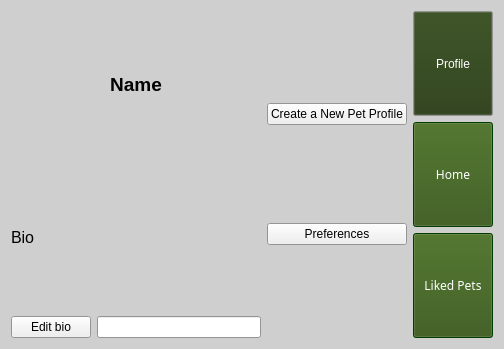
<?xml version="1.0" encoding="UTF-8"?>
<ui version="4.0">
 <class>ProfilePage</class>
 <widget class="QWidget" name="ProfilePage">
  <property name="geometry">
   <rect>
    <x>0</x>
    <y>0</y>
    <width>504</width>
    <height>349</height>
   </rect>
  </property>
  <property name="palette">
   <palette>
    <active>
     <colorrole role="Base">
      <brush brushstyle="SolidPattern">
       <color alpha="255">
        <red>255</red>
        <green>255</green>
        <blue>255</blue>
       </color>
      </brush>
     </colorrole>
     <colorrole role="Window">
      <brush brushstyle="SolidPattern">
       <color alpha="255">
        <red>207</red>
        <green>207</green>
        <blue>207</blue>
       </color>
      </brush>
     </colorrole>
    </active>
    <inactive>
     <colorrole role="Base">
      <brush brushstyle="SolidPattern">
       <color alpha="255">
        <red>255</red>
        <green>255</green>
        <blue>255</blue>
       </color>
      </brush>
     </colorrole>
     <colorrole role="Window">
      <brush brushstyle="SolidPattern">
       <color alpha="255">
        <red>207</red>
        <green>207</green>
        <blue>207</blue>
       </color>
      </brush>
     </colorrole>
    </inactive>
    <disabled>
     <colorrole role="Base">
      <brush brushstyle="SolidPattern">
       <color alpha="255">
        <red>207</red>
        <green>207</green>
        <blue>207</blue>
       </color>
      </brush>
     </colorrole>
     <colorrole role="Window">
      <brush brushstyle="SolidPattern">
       <color alpha="255">
        <red>207</red>
        <green>207</green>
        <blue>207</blue>
       </color>
      </brush>
     </colorrole>
    </disabled>
   </palette>
  </property>
  <property name="windowTitle">
   <string>Form</string>
  </property>
  <property name="autoFillBackground">
   <bool>false</bool>
  </property>
  <layout class="QHBoxLayout" name="horizontalLayout">
   <item>
    <layout class="QHBoxLayout" name="mainLayout" stretch="2,1,0">
     <item>
      <layout class="QVBoxLayout" name="infoLayout">
       <item>
        <widget class="QLabel" name="userName">
         <property name="font">
          <font>
           <pointsize>14</pointsize>
           <weight>75</weight>
           <bold>true</bold>
          </font>
         </property>
         <property name="text">
          <string>Name</string>
         </property>
         <property name="alignment">
          <set>Qt::AlignCenter</set>
         </property>
        </widget>
       </item>
       <item>
        <widget class="QLabel" name="userBio">
         <property name="font">
          <font>
           <pointsize>12</pointsize>
          </font>
         </property>
         <property name="text">
          <string>Bio</string>
         </property>
        </widget>
       </item>
       <item>
        <layout class="QHBoxLayout" name="horizontalLayout_3">
         <item>
          <widget class="QPushButton" name="editBioButton">
           <property name="text">
            <string>Edit bio</string>
           </property>
          </widget>
         </item>
         <item>
          <widget class="QLineEdit" name="bioEdit"/>
         </item>
        </layout>
       </item>
      </layout>
     </item>
     <item>
      <layout class="QGridLayout" name="buttonsLayout">
       <item row="1" column="0">
        <widget class="QPushButton" name="PrefsButton">
         <property name="text">
          <string>Preferences</string>
         </property>
        </widget>
       </item>
       <item row="0" column="0">
        <widget class="QPushButton" name="addPetButton">
         <property name="text">
          <string>Create a New Pet Profile</string>
         </property>
        </widget>
       </item>
      </layout>
     </item>
     <item>
      <layout class="QVBoxLayout" name="verticalLayout">
       <item>
        <widget class="QPushButton" name="pushButton">
         <property name="maximumSize">
          <size>
           <width>10000</width>
           <height>10000</height>
          </size>
         </property>
         <property name="palette">
          <palette>
           <active>
            <colorrole role="Button">
             <brush brushstyle="SolidPattern">
              <color alpha="255">
               <red>38</red>
               <green>59</green>
               <blue>18</blue>
              </color>
             </brush>
            </colorrole>
            <colorrole role="ButtonText">
             <brush brushstyle="SolidPattern">
              <color alpha="255">
               <red>255</red>
               <green>255</green>
               <blue>255</blue>
              </color>
             </brush>
            </colorrole>
           </active>
           <inactive>
            <colorrole role="Button">
             <brush brushstyle="SolidPattern">
              <color alpha="255">
               <red>38</red>
               <green>59</green>
               <blue>18</blue>
              </color>
             </brush>
            </colorrole>
            <colorrole role="ButtonText">
             <brush brushstyle="SolidPattern">
              <color alpha="255">
               <red>255</red>
               <green>255</green>
               <blue>255</blue>
              </color>
             </brush>
            </colorrole>
           </inactive>
           <disabled>
            <colorrole role="Button">
             <brush brushstyle="SolidPattern">
              <color alpha="255">
               <red>38</red>
               <green>59</green>
               <blue>18</blue>
              </color>
             </brush>
            </colorrole>
            <colorrole role="ButtonText">
             <brush brushstyle="SolidPattern">
              <color alpha="255">
               <red>190</red>
               <green>190</green>
               <blue>190</blue>
              </color>
             </brush>
            </colorrole>
           </disabled>
          </palette>
         </property>
         <property name="text">
          <string>Profile</string>
         </property>
        </widget>
       </item>
       <item>
        <widget class="QPushButton" name="homeButton">
         <property name="maximumSize">
          <size>
           <width>10000</width>
           <height>10000</height>
          </size>
         </property>
         <property name="palette">
          <palette>
           <active>
            <colorrole role="WindowText">
             <brush brushstyle="SolidPattern">
              <color alpha="255">
               <red>255</red>
               <green>255</green>
               <blue>255</blue>
              </color>
             </brush>
            </colorrole>
            <colorrole role="Button">
             <brush brushstyle="SolidPattern">
              <color alpha="255">
               <red>50</red>
               <green>85</green>
               <blue>19</blue>
              </color>
             </brush>
            </colorrole>
            <colorrole role="Light">
             <brush brushstyle="SolidPattern">
              <color alpha="255">
               <red>0</red>
               <green>127</green>
               <blue>0</blue>
              </color>
             </brush>
            </colorrole>
            <colorrole role="Midlight">
             <brush brushstyle="SolidPattern">
              <color alpha="255">
               <red>0</red>
               <green>106</green>
               <blue>0</blue>
              </color>
             </brush>
            </colorrole>
            <colorrole role="Dark">
             <brush brushstyle="SolidPattern">
              <color alpha="255">
               <red>0</red>
               <green>42</green>
               <blue>0</blue>
              </color>
             </brush>
            </colorrole>
            <colorrole role="Mid">
             <brush brushstyle="SolidPattern">
              <color alpha="255">
               <red>0</red>
               <green>56</green>
               <blue>0</blue>
              </color>
             </brush>
            </colorrole>
            <colorrole role="Text">
             <brush brushstyle="SolidPattern">
              <color alpha="255">
               <red>255</red>
               <green>255</green>
               <blue>255</blue>
              </color>
             </brush>
            </colorrole>
            <colorrole role="BrightText">
             <brush brushstyle="SolidPattern">
              <color alpha="255">
               <red>255</red>
               <green>255</green>
               <blue>255</blue>
              </color>
             </brush>
            </colorrole>
            <colorrole role="ButtonText">
             <brush brushstyle="SolidPattern">
              <color alpha="255">
               <red>255</red>
               <green>255</green>
               <blue>255</blue>
              </color>
             </brush>
            </colorrole>
            <colorrole role="Base">
             <brush brushstyle="SolidPattern">
              <color alpha="255">
               <red>0</red>
               <green>0</green>
               <blue>0</blue>
              </color>
             </brush>
            </colorrole>
            <colorrole role="Window">
             <brush brushstyle="SolidPattern">
              <color alpha="255">
               <red>0</red>
               <green>85</green>
               <blue>0</blue>
              </color>
             </brush>
            </colorrole>
            <colorrole role="Shadow">
             <brush brushstyle="SolidPattern">
              <color alpha="255">
               <red>0</red>
               <green>0</green>
               <blue>0</blue>
              </color>
             </brush>
            </colorrole>
            <colorrole role="AlternateBase">
             <brush brushstyle="SolidPattern">
              <color alpha="255">
               <red>0</red>
               <green>42</green>
               <blue>0</blue>
              </color>
             </brush>
            </colorrole>
            <colorrole role="ToolTipBase">
             <brush brushstyle="SolidPattern">
              <color alpha="255">
               <red>255</red>
               <green>255</green>
               <blue>220</blue>
              </color>
             </brush>
            </colorrole>
            <colorrole role="ToolTipText">
             <brush brushstyle="SolidPattern">
              <color alpha="255">
               <red>0</red>
               <green>0</green>
               <blue>0</blue>
              </color>
             </brush>
            </colorrole>
           </active>
           <inactive>
            <colorrole role="WindowText">
             <brush brushstyle="SolidPattern">
              <color alpha="255">
               <red>255</red>
               <green>255</green>
               <blue>255</blue>
              </color>
             </brush>
            </colorrole>
            <colorrole role="Button">
             <brush brushstyle="SolidPattern">
              <color alpha="255">
               <red>50</red>
               <green>85</green>
               <blue>19</blue>
              </color>
             </brush>
            </colorrole>
            <colorrole role="Light">
             <brush brushstyle="SolidPattern">
              <color alpha="255">
               <red>0</red>
               <green>127</green>
               <blue>0</blue>
              </color>
             </brush>
            </colorrole>
            <colorrole role="Midlight">
             <brush brushstyle="SolidPattern">
              <color alpha="255">
               <red>0</red>
               <green>106</green>
               <blue>0</blue>
              </color>
             </brush>
            </colorrole>
            <colorrole role="Dark">
             <brush brushstyle="SolidPattern">
              <color alpha="255">
               <red>0</red>
               <green>42</green>
               <blue>0</blue>
              </color>
             </brush>
            </colorrole>
            <colorrole role="Mid">
             <brush brushstyle="SolidPattern">
              <color alpha="255">
               <red>0</red>
               <green>56</green>
               <blue>0</blue>
              </color>
             </brush>
            </colorrole>
            <colorrole role="Text">
             <brush brushstyle="SolidPattern">
              <color alpha="255">
               <red>255</red>
               <green>255</green>
               <blue>255</blue>
              </color>
             </brush>
            </colorrole>
            <colorrole role="BrightText">
             <brush brushstyle="SolidPattern">
              <color alpha="255">
               <red>255</red>
               <green>255</green>
               <blue>255</blue>
              </color>
             </brush>
            </colorrole>
            <colorrole role="ButtonText">
             <brush brushstyle="SolidPattern">
              <color alpha="255">
               <red>255</red>
               <green>255</green>
               <blue>255</blue>
              </color>
             </brush>
            </colorrole>
            <colorrole role="Base">
             <brush brushstyle="SolidPattern">
              <color alpha="255">
               <red>0</red>
               <green>0</green>
               <blue>0</blue>
              </color>
             </brush>
            </colorrole>
            <colorrole role="Window">
             <brush brushstyle="SolidPattern">
              <color alpha="255">
               <red>0</red>
               <green>85</green>
               <blue>0</blue>
              </color>
             </brush>
            </colorrole>
            <colorrole role="Shadow">
             <brush brushstyle="SolidPattern">
              <color alpha="255">
               <red>0</red>
               <green>0</green>
               <blue>0</blue>
              </color>
             </brush>
            </colorrole>
            <colorrole role="AlternateBase">
             <brush brushstyle="SolidPattern">
              <color alpha="255">
               <red>0</red>
               <green>42</green>
               <blue>0</blue>
              </color>
             </brush>
            </colorrole>
            <colorrole role="ToolTipBase">
             <brush brushstyle="SolidPattern">
              <color alpha="255">
               <red>255</red>
               <green>255</green>
               <blue>220</blue>
              </color>
             </brush>
            </colorrole>
            <colorrole role="ToolTipText">
             <brush brushstyle="SolidPattern">
              <color alpha="255">
               <red>0</red>
               <green>0</green>
               <blue>0</blue>
              </color>
             </brush>
            </colorrole>
           </inactive>
           <disabled>
            <colorrole role="WindowText">
             <brush brushstyle="SolidPattern">
              <color alpha="255">
               <red>0</red>
               <green>42</green>
               <blue>0</blue>
              </color>
             </brush>
            </colorrole>
            <colorrole role="Button">
             <brush brushstyle="SolidPattern">
              <color alpha="255">
               <red>50</red>
               <green>85</green>
               <blue>19</blue>
              </color>
             </brush>
            </colorrole>
            <colorrole role="Light">
             <brush brushstyle="SolidPattern">
              <color alpha="255">
               <red>0</red>
               <green>127</green>
               <blue>0</blue>
              </color>
             </brush>
            </colorrole>
            <colorrole role="Midlight">
             <brush brushstyle="SolidPattern">
              <color alpha="255">
               <red>0</red>
               <green>106</green>
               <blue>0</blue>
              </color>
             </brush>
            </colorrole>
            <colorrole role="Dark">
             <brush brushstyle="SolidPattern">
              <color alpha="255">
               <red>0</red>
               <green>42</green>
               <blue>0</blue>
              </color>
             </brush>
            </colorrole>
            <colorrole role="Mid">
             <brush brushstyle="SolidPattern">
              <color alpha="255">
               <red>0</red>
               <green>56</green>
               <blue>0</blue>
              </color>
             </brush>
            </colorrole>
            <colorrole role="Text">
             <brush brushstyle="SolidPattern">
              <color alpha="255">
               <red>0</red>
               <green>42</green>
               <blue>0</blue>
              </color>
             </brush>
            </colorrole>
            <colorrole role="BrightText">
             <brush brushstyle="SolidPattern">
              <color alpha="255">
               <red>255</red>
               <green>255</green>
               <blue>255</blue>
              </color>
             </brush>
            </colorrole>
            <colorrole role="ButtonText">
             <brush brushstyle="SolidPattern">
              <color alpha="255">
               <red>0</red>
               <green>42</green>
               <blue>0</blue>
              </color>
             </brush>
            </colorrole>
            <colorrole role="Base">
             <brush brushstyle="SolidPattern">
              <color alpha="255">
               <red>0</red>
               <green>85</green>
               <blue>0</blue>
              </color>
             </brush>
            </colorrole>
            <colorrole role="Window">
             <brush brushstyle="SolidPattern">
              <color alpha="255">
               <red>0</red>
               <green>85</green>
               <blue>0</blue>
              </color>
             </brush>
            </colorrole>
            <colorrole role="Shadow">
             <brush brushstyle="SolidPattern">
              <color alpha="255">
               <red>0</red>
               <green>0</green>
               <blue>0</blue>
              </color>
             </brush>
            </colorrole>
            <colorrole role="AlternateBase">
             <brush brushstyle="SolidPattern">
              <color alpha="255">
               <red>0</red>
               <green>85</green>
               <blue>0</blue>
              </color>
             </brush>
            </colorrole>
            <colorrole role="ToolTipBase">
             <brush brushstyle="SolidPattern">
              <color alpha="255">
               <red>255</red>
               <green>255</green>
               <blue>220</blue>
              </color>
             </brush>
            </colorrole>
            <colorrole role="ToolTipText">
             <brush brushstyle="SolidPattern">
              <color alpha="255">
               <red>0</red>
               <green>0</green>
               <blue>0</blue>
              </color>
             </brush>
            </colorrole>
           </disabled>
          </palette>
         </property>
         <property name="font">
          <font>
           <family>Purisa</family>
          </font>
         </property>
         <property name="text">
          <string>Home</string>
         </property>
        </widget>
       </item>
       <item>
        <widget class="QPushButton" name="petListButton">
         <property name="maximumSize">
          <size>
           <width>10000</width>
           <height>10000</height>
          </size>
         </property>
         <property name="palette">
          <palette>
           <active>
            <colorrole role="WindowText">
             <brush brushstyle="SolidPattern">
              <color alpha="255">
               <red>255</red>
               <green>255</green>
               <blue>255</blue>
              </color>
             </brush>
            </colorrole>
            <colorrole role="Button">
             <brush brushstyle="SolidPattern">
              <color alpha="255">
               <red>50</red>
               <green>85</green>
               <blue>19</blue>
              </color>
             </brush>
            </colorrole>
            <colorrole role="Light">
             <brush brushstyle="SolidPattern">
              <color alpha="255">
               <red>0</red>
               <green>127</green>
               <blue>0</blue>
              </color>
             </brush>
            </colorrole>
            <colorrole role="Midlight">
             <brush brushstyle="SolidPattern">
              <color alpha="255">
               <red>0</red>
               <green>106</green>
               <blue>0</blue>
              </color>
             </brush>
            </colorrole>
            <colorrole role="Dark">
             <brush brushstyle="SolidPattern">
              <color alpha="255">
               <red>0</red>
               <green>42</green>
               <blue>0</blue>
              </color>
             </brush>
            </colorrole>
            <colorrole role="Mid">
             <brush brushstyle="SolidPattern">
              <color alpha="255">
               <red>0</red>
               <green>56</green>
               <blue>0</blue>
              </color>
             </brush>
            </colorrole>
            <colorrole role="Text">
             <brush brushstyle="SolidPattern">
              <color alpha="255">
               <red>255</red>
               <green>255</green>
               <blue>255</blue>
              </color>
             </brush>
            </colorrole>
            <colorrole role="BrightText">
             <brush brushstyle="SolidPattern">
              <color alpha="255">
               <red>255</red>
               <green>255</green>
               <blue>255</blue>
              </color>
             </brush>
            </colorrole>
            <colorrole role="ButtonText">
             <brush brushstyle="SolidPattern">
              <color alpha="255">
               <red>255</red>
               <green>255</green>
               <blue>255</blue>
              </color>
             </brush>
            </colorrole>
            <colorrole role="Base">
             <brush brushstyle="SolidPattern">
              <color alpha="255">
               <red>0</red>
               <green>0</green>
               <blue>0</blue>
              </color>
             </brush>
            </colorrole>
            <colorrole role="Window">
             <brush brushstyle="SolidPattern">
              <color alpha="255">
               <red>0</red>
               <green>85</green>
               <blue>0</blue>
              </color>
             </brush>
            </colorrole>
            <colorrole role="Shadow">
             <brush brushstyle="SolidPattern">
              <color alpha="255">
               <red>0</red>
               <green>0</green>
               <blue>0</blue>
              </color>
             </brush>
            </colorrole>
            <colorrole role="AlternateBase">
             <brush brushstyle="SolidPattern">
              <color alpha="255">
               <red>0</red>
               <green>42</green>
               <blue>0</blue>
              </color>
             </brush>
            </colorrole>
            <colorrole role="ToolTipBase">
             <brush brushstyle="SolidPattern">
              <color alpha="255">
               <red>255</red>
               <green>255</green>
               <blue>220</blue>
              </color>
             </brush>
            </colorrole>
            <colorrole role="ToolTipText">
             <brush brushstyle="SolidPattern">
              <color alpha="255">
               <red>0</red>
               <green>0</green>
               <blue>0</blue>
              </color>
             </brush>
            </colorrole>
           </active>
           <inactive>
            <colorrole role="WindowText">
             <brush brushstyle="SolidPattern">
              <color alpha="255">
               <red>255</red>
               <green>255</green>
               <blue>255</blue>
              </color>
             </brush>
            </colorrole>
            <colorrole role="Button">
             <brush brushstyle="SolidPattern">
              <color alpha="255">
               <red>50</red>
               <green>85</green>
               <blue>19</blue>
              </color>
             </brush>
            </colorrole>
            <colorrole role="Light">
             <brush brushstyle="SolidPattern">
              <color alpha="255">
               <red>0</red>
               <green>127</green>
               <blue>0</blue>
              </color>
             </brush>
            </colorrole>
            <colorrole role="Midlight">
             <brush brushstyle="SolidPattern">
              <color alpha="255">
               <red>0</red>
               <green>106</green>
               <blue>0</blue>
              </color>
             </brush>
            </colorrole>
            <colorrole role="Dark">
             <brush brushstyle="SolidPattern">
              <color alpha="255">
               <red>0</red>
               <green>42</green>
               <blue>0</blue>
              </color>
             </brush>
            </colorrole>
            <colorrole role="Mid">
             <brush brushstyle="SolidPattern">
              <color alpha="255">
               <red>0</red>
               <green>56</green>
               <blue>0</blue>
              </color>
             </brush>
            </colorrole>
            <colorrole role="Text">
             <brush brushstyle="SolidPattern">
              <color alpha="255">
               <red>255</red>
               <green>255</green>
               <blue>255</blue>
              </color>
             </brush>
            </colorrole>
            <colorrole role="BrightText">
             <brush brushstyle="SolidPattern">
              <color alpha="255">
               <red>255</red>
               <green>255</green>
               <blue>255</blue>
              </color>
             </brush>
            </colorrole>
            <colorrole role="ButtonText">
             <brush brushstyle="SolidPattern">
              <color alpha="255">
               <red>255</red>
               <green>255</green>
               <blue>255</blue>
              </color>
             </brush>
            </colorrole>
            <colorrole role="Base">
             <brush brushstyle="SolidPattern">
              <color alpha="255">
               <red>0</red>
               <green>0</green>
               <blue>0</blue>
              </color>
             </brush>
            </colorrole>
            <colorrole role="Window">
             <brush brushstyle="SolidPattern">
              <color alpha="255">
               <red>0</red>
               <green>85</green>
               <blue>0</blue>
              </color>
             </brush>
            </colorrole>
            <colorrole role="Shadow">
             <brush brushstyle="SolidPattern">
              <color alpha="255">
               <red>0</red>
               <green>0</green>
               <blue>0</blue>
              </color>
             </brush>
            </colorrole>
            <colorrole role="AlternateBase">
             <brush brushstyle="SolidPattern">
              <color alpha="255">
               <red>0</red>
               <green>42</green>
               <blue>0</blue>
              </color>
             </brush>
            </colorrole>
            <colorrole role="ToolTipBase">
             <brush brushstyle="SolidPattern">
              <color alpha="255">
               <red>255</red>
               <green>255</green>
               <blue>220</blue>
              </color>
             </brush>
            </colorrole>
            <colorrole role="ToolTipText">
             <brush brushstyle="SolidPattern">
              <color alpha="255">
               <red>0</red>
               <green>0</green>
               <blue>0</blue>
              </color>
             </brush>
            </colorrole>
           </inactive>
           <disabled>
            <colorrole role="WindowText">
             <brush brushstyle="SolidPattern">
              <color alpha="255">
               <red>0</red>
               <green>42</green>
               <blue>0</blue>
              </color>
             </brush>
            </colorrole>
            <colorrole role="Button">
             <brush brushstyle="SolidPattern">
              <color alpha="255">
               <red>50</red>
               <green>85</green>
               <blue>19</blue>
              </color>
             </brush>
            </colorrole>
            <colorrole role="Light">
             <brush brushstyle="SolidPattern">
              <color alpha="255">
               <red>0</red>
               <green>127</green>
               <blue>0</blue>
              </color>
             </brush>
            </colorrole>
            <colorrole role="Midlight">
             <brush brushstyle="SolidPattern">
              <color alpha="255">
               <red>0</red>
               <green>106</green>
               <blue>0</blue>
              </color>
             </brush>
            </colorrole>
            <colorrole role="Dark">
             <brush brushstyle="SolidPattern">
              <color alpha="255">
               <red>0</red>
               <green>42</green>
               <blue>0</blue>
              </color>
             </brush>
            </colorrole>
            <colorrole role="Mid">
             <brush brushstyle="SolidPattern">
              <color alpha="255">
               <red>0</red>
               <green>56</green>
               <blue>0</blue>
              </color>
             </brush>
            </colorrole>
            <colorrole role="Text">
             <brush brushstyle="SolidPattern">
              <color alpha="255">
               <red>0</red>
               <green>42</green>
               <blue>0</blue>
              </color>
             </brush>
            </colorrole>
            <colorrole role="BrightText">
             <brush brushstyle="SolidPattern">
              <color alpha="255">
               <red>255</red>
               <green>255</green>
               <blue>255</blue>
              </color>
             </brush>
            </colorrole>
            <colorrole role="ButtonText">
             <brush brushstyle="SolidPattern">
              <color alpha="255">
               <red>0</red>
               <green>42</green>
               <blue>0</blue>
              </color>
             </brush>
            </colorrole>
            <colorrole role="Base">
             <brush brushstyle="SolidPattern">
              <color alpha="255">
               <red>0</red>
               <green>85</green>
               <blue>0</blue>
              </color>
             </brush>
            </colorrole>
            <colorrole role="Window">
             <brush brushstyle="SolidPattern">
              <color alpha="255">
               <red>0</red>
               <green>85</green>
               <blue>0</blue>
              </color>
             </brush>
            </colorrole>
            <colorrole role="Shadow">
             <brush brushstyle="SolidPattern">
              <color alpha="255">
               <red>0</red>
               <green>0</green>
               <blue>0</blue>
              </color>
             </brush>
            </colorrole>
            <colorrole role="AlternateBase">
             <brush brushstyle="SolidPattern">
              <color alpha="255">
               <red>0</red>
               <green>85</green>
               <blue>0</blue>
              </color>
             </brush>
            </colorrole>
            <colorrole role="ToolTipBase">
             <brush brushstyle="SolidPattern">
              <color alpha="255">
               <red>255</red>
               <green>255</green>
               <blue>220</blue>
              </color>
             </brush>
            </colorrole>
            <colorrole role="ToolTipText">
             <brush brushstyle="SolidPattern">
              <color alpha="255">
               <red>0</red>
               <green>0</green>
               <blue>0</blue>
              </color>
             </brush>
            </colorrole>
           </disabled>
          </palette>
         </property>
         <property name="font">
          <font>
           <family>Purisa</family>
          </font>
         </property>
         <property name="text">
          <string>Liked Pets</string>
         </property>
        </widget>
       </item>
      </layout>
     </item>
    </layout>
   </item>
  </layout>
 </widget>
 <resources/>
 <connections/>
</ui>
